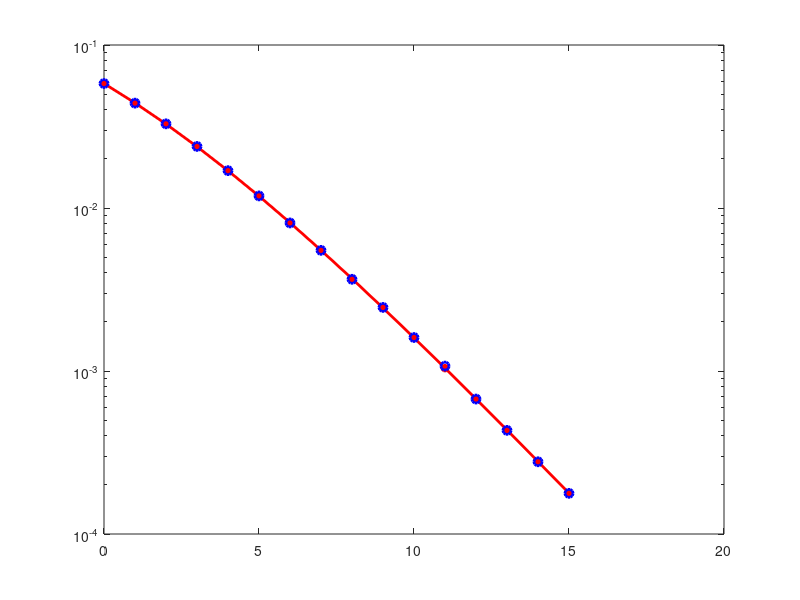

MATLAB code to generate this figure:
clc;
clear all;
close all;
N=5; 
m = 10^6; 
ip = rand(1,m)>0.5; 
BPSK = 2*ip-1; 
snr_dB = 0:1:15; 
snr = 10.^(snr_dB/10); 
L=2; 
p_R_MRC = 1/2 - 1/2*(1+1./snr).^(-1/2);
ber_MRC_ana = p_R_MRC.^2.*(1+2*(1-p_R_MRC));
n_err=zeros(1,length(snr_dB));
for p = 1:N
for q = 1:length(snr_dB)
No = 1/sqrt(2)*[randn(L,m) + 1j*randn(L,m)];
 h = 1/sqrt(2)*[randn(L,m) + 1j*randn(L,m)];
symbol = kron(ones(L,1),BPSK);
rec_vector = h.*symbol + 10^(-snr_dB(q)/20)*No;

dec_metric = sum(conj(h).*rec_vector,1)./sum(h.*conj(h),1);
ip_hat = real(dec_metric)>0;
n_err(q) = n_err(q)+size(find([ip- ip_hat]),2);
end
end
ber_MRC_sim = n_err/(N*m);
semilogy(snr_dB,ber_MRC_ana,'-r*','LineWidth',2)
hold on;
semilogy(snr_dB,ber_MRC_sim,'ob','LineWidth',2)